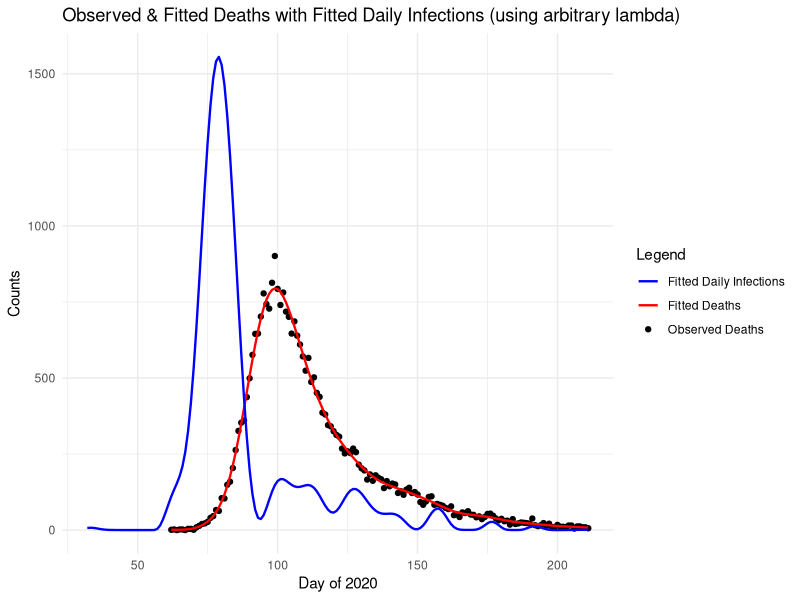
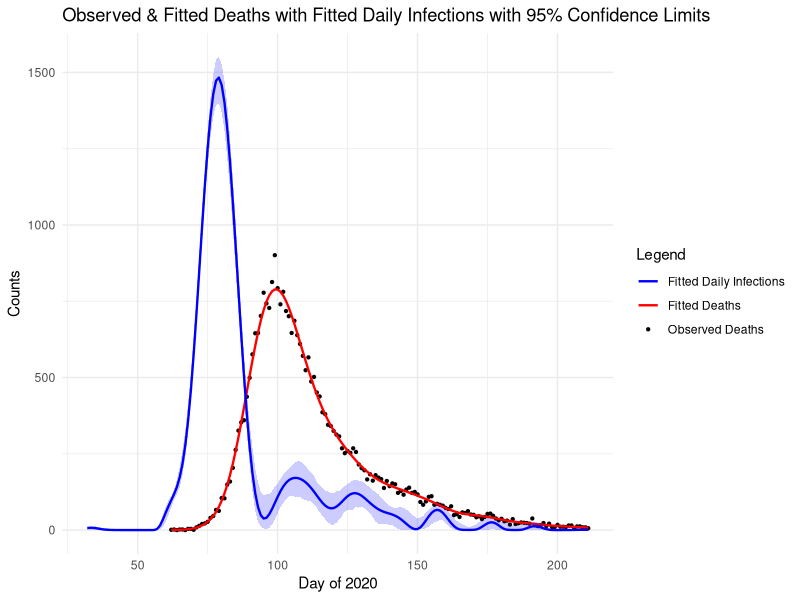

These charts were generated, in order, by the following R code:
# Jackson Cramer (s2274544), Maximillian McCourt (s2145762), Natalia Montalvo Cabornero (s1969053)

# Our group worked collaboratively on the development and optimisation of all exercises.
# Although tasks were divided among us, we maintained a balanced workload through 
# regular code reviews, debugging sessions, and problem-solving meetings.
# Jackson focused on the development of the log likelihood and gradient functions, the finite-difference test, and the creation of our plots.
# Max focused on building the function used to evaluate X_tilde, X, and S, as well as the creation of the 95% confidence interval through bootstrapping.
# Natalia focused on code optimisation, the calculation of an appropriate lambda using the BIC criterion, and code comments. 

# Link to github repo: https://github.com/mhmc0808/ESP_GroupWorks.git
# Note about github repo: Our group used the same repo for the other projects.
# The code for project 3 can be found in the GW3 folder, and is titled proj3.r

######### GENERAL DESCRIPTION #########

# This project implements a smooth deconvolution model to estimate daily COVID-19 
# infections from observed hospital death data in England during 2020. 
# The model reconstructs the infection trajectory by deconvolving death counts 
# using the probabilistic delay from infection to death.
# We model the daily infections as a smooth function of time using B-splines, 
# and fit the model by minimising a penalized negative log likelihood of a Poisson distribution. 
# This allows us to model the unobserved infections that led to the observed deaths.


# Import necessary libraries and read data
library(splines)
library(ggplot2)
data <- read.table("engcov.txt")

######### MODEL SETUP ##########

# evaluate_matrices() function constructs the following matrices and components 
# of the deconvolution model; 
#   X_tilde - B-spline basis matrix, 
#   X - Convolution matrix mapping infections to deaths via delay distribution, 
#   S - penalty matrix for smoothness regulatisation.
evaluate_matrices <- function(n, k = 80, edur = 3.151, sdur = 0.469, f_seq) {
  
  # Inputs:
  #   n - number of observed death days 
  #   k - number of B-spline basis functions
  #   edur - log(mean) time from infection to death
  #   sdur - log(standard deviation) time from infection to death
  #   f_seq - sequence of infection days
  
  # Penalty matrix for second-order differences
  S <- crossprod(diff(diag(k), diff=2))
  
  # Construct sequence of k+4 knots for B-splines
  # First, construct k-2 equally-spaced knots from lower to upper bound of f_seq
  middle_seq <- seq(f_seq[1], f_seq[length(f_seq)], length.out = k-2)
  # Then define step size of our knots
  step <- middle_seq[2] - middle_seq[1]
  # Use step size to extend sequence of knots
  knots <- c(
    seq(to = min(middle_seq) - step, by = step, length.out = 3), # 3 knots below
    middle_seq,                                                  # middle knots
    seq(from = max(middle_seq) + step, by = step, length.out = 3)# 3 knots above
  )
  
  # B-spline basis matrix for infection function f(t)
  X_tilde <- splineDesign(knots, f_seq)
  
  # Delay distribution from infection to death (pd)
  d <- 1:k
  pd <- dlnorm(d, edur, sdur)
  pd <- pd / sum(pd)      # normalise to sum to 1
  print(length(pd))
  m <- length(pd)         # number of delay days  
  r <- nrow(X_tilde)      # number of infection days
  
  # Build convolution weight matrix W
  W <- matrix(0, n, r)
  for (i in 1:n) {
    idxs <- (30 + i - (1:m))              # indices accounting for 30-day lag
    valid <- which(idxs > 0 & idxs <= r)  # restrict indices to valid range
    # Assign pd to valid infection days for i-th row
    W[i, idxs[valid]] <- pd[1:length(valid)] 
  }
  
  # Convolution matrix mapping infections to expected deaths
  X <- W %*% X_tilde
  
  return(list(X_tilde=X_tilde,S=S,X=X))
}

## --- Generate model matrices --- ##

# Define number of observed death days in our dataset
n <- length(data$date) 

# Lower and upper bounds of our days of infection
lb <- min(data$julian) - 30 # initialise 30 days before the first observed death
ub <- max(data$julian)
# Sequence of days of infection from defined lower to upper bound
f_seq <- seq(lb, ub, by=1)

# Construct model matrices 
model_matrices <- evaluate_matrices(n, f_seq=f_seq)

# Extract individual matrices
X <- model_matrices$X
X_tilde <- model_matrices$X_tilde
S <- model_matrices$S


######### PENALISED NEGATIVE LOG-LIKELIHOOD FUNCTIONS ##########

## --- Penalised Negative Log-Likelihood Function --- ##

# pnll() function finds the penalised negative log-likelihood for fitting a 
# Poisson deconvolution model, adding a smoothness penalty to prevent 
# overfitting. We transform gamma vector to exponential scale (beta) to enforce 
# positive coefficients for the B-spline basis functions.
pnll <- function(y, gamma, X, S, lambda) {
  
  # Inputs:
  #   y - vector of observed deaths
  #   gamma - vector of transformed parameters: beta = exp(gamma) to ensure 
  #           positive coefficients for the B-spline basis
  #   X - convolution matrix
  #   S - penalty matrix
  #   lambda - smoothing parameter
  
  B <- exp(gamma)               # transformation of coefficients
  mu <- X %*% B                 # expected deaths
  
  # Smoothing penalty term
  penalty <- 1/2*lambda * sum(B * (S %*% B))
  
  # Poisson log-likelihood 
  # (note log(y!) value dropped as it will not affect beta optimisation)
  ll_pois <- sum(y*log(mu) - mu)
  
  # Penalised negative log likelihood
  pnll <- -ll_pois + penalty
  return(pnll)
}


## --- Gradient of the Penalised Negative Log-Likelihood Function --- ##

# pnll_grad() function computes the gradient of the penalised negative 
# log-likelihood defined in our previous function pnll().
pnll_grad <- function(y, gamma, X, S, lambda){
  
  # Inputs:
  #   y - vector of observed deaths
  #   gamma - vector of transformed parameters: beta = exp(gamma) to ensure 
  #           positive coefficients for the B-spline basis
  #   X - convolution matrix
  #   S - penalty matrix
  #   lambda - smoothing parameter
  
  B <- exp(gamma)                     # transform to original scale
  mu <- X %*% B                       # expected deaths
  
  # Smoothness penalty gradient
  penalty_grad <- lambda * (S %*% B) * B  
  
  # Gradient of Poisson log-likelihood
  F_value <- diag(as.vector(y/mu - 1)) %*% X %*% diag(B)            
  ll_pois_grad <- colSums(F_value)
  
  # Gradient of penalised negative log-likelihood
  pnll_grad <- - ll_pois_grad + penalty_grad
  
  return(pnll_grad)
}


## --- Test functions using finite differences --- ##

# Extract data for y
y <- data$nhs
# Define arbitrary lambda and k
lambda <- 5e-5
k <- 80
# Initialise gamma as zero-vector
gamma <- rep(0,k)

# Initialise parameter vector as zero-vector
th0 <- gamma         
# Initialise vector to store finite-difference gradient estimates
fd <- numeric(length(th0))     

# Evaluate penalised negative log-likelihood at th0
pnll0 <- pnll(y = y, gamma = th0, X = X, S = S, lambda = lambda) 

# Small perturbation step for finite difference calculations
eps <- 1e-7                   

# Loop over parameters of th0
for (i in 1:length(th0)){ 
  # Define th1 as th0 but with perturbation of eps for i-th parameter 
  th1 <- th0; th1[i] <- th1[i] + eps
  # Compute pnll for perturbed th1
  pnll1 <- pnll(y = y, gamma = th1, X = X, S = S, lambda = lambda)
  # Finite-difference approximation with respect to parameter i 
  fd[i] <- (pnll1 - pnll0) / eps
}

# Find analytic gradient at th0 
grad_test <- pnll_grad(y = y, gamma = th0, X = X, S = S, lambda = lambda)

# Maximum absolute difference (across all parameters) between analytic gradient 
# and finite difference gradient approximation 
max_diff <- max(abs(grad_test-fd)) 
print(paste("Maximum gradient difference:", round(max_diff,8)))


######### INITIAL MODEL FITTING ##########

# Fit model using BFGS method with initial lambda for sanity check.
# This provides a preliminary fit using pnll() and pnll_grad() function to 
# verify the model is working correctly before proceeding with smoothing 
# parameter selection (using pre-defined y, X, S variables).
fit <- optim(par = gamma, fn = pnll, gr = pnll_grad,
             y = y, X = X, S = S, lambda = lambda, method = "BFGS", 
             control=list(maxit=1000, reltol=1e-8)) # ensure convergence

# Extract estimated parameters after optimisation
gamma_hat <- fit$par
B_hat <- exp(gamma_hat) # transform to original beta scale

# Compute fitted deaths and fitted infections using estimated beta vector
fitted_deaths <- as.vector(X %*% B_hat)
fitted_infections <- as.vector(X_tilde %*% B_hat)

# Compare with actual data of daily deaths
true_deaths <- data$nhs       
day_of_2020 <- data$julian    

# Comparison plot: observed vs fitted deaths
initial_plot <- ggplot() +
  # True deaths
  geom_point(aes(x = day_of_2020, y = true_deaths, color = "Observed Deaths")) +
  # Fitted deaths and infections
  geom_line(aes(x = day_of_2020, y = fitted_deaths, color = "Fitted Deaths"), linewidth = 0.8) +
  geom_line(aes(x = f_seq, y = fitted_infections, color = "Fitted Daily Infections"), linewidth = 0.8) +
  labs( # label axes and title
    x = "Day of 2020",
    y = "Counts",
    color = "Legend",
    title = "Observed & Fitted Deaths with Fitted Daily Infections (using arbitrary lambda)"
  ) +
  scale_color_manual( # manually assign colors
    values = c(
      "Observed Deaths" = "black",
      "Fitted Deaths" = "red",
      "Fitted Daily Infections" = "blue"
    )
  ) +
  theme_minimal()

initial_plot # display initial plot


######### SMOOTHING PARAMETER SELECTION ##########

# number of observations in dataset
n <- length(y)                  

## --- Poisson Log-Likelihood Function --- ##

# ll() function computes the log-likelihood for fitting our Poisson 
# deconvolution model, given our observed data and estimated beta vector. 
ll <- function(y, beta_hat, X) {
  
  # Inputs:
  #   y - vector of observed death counts
  #   beta_hat - vector of estimated B-spline coefficients
  #   X - convolution design matrix
  
  # Expected deaths under current parameters
  mu <- X %*% beta_hat
  
  # Poisson log likelihood 
  ll_pois <- sum(y*log(mu) - mu - lgamma(y+1))
  return(ll_pois)
}

## --- Grid search for optimal smoothing parameter based on minimised BIC --- ##

# Define grid of smoothing parameter values (transformed to original scale)
lambda_seq <- exp(seq(-13,-7,length=50))

# Initialise vector to store BIC values
BIC <- numeric(length(lambda_seq))
# Initialise empty matrix to store fitted gamma parameters
gammas <- matrix(NA, nrow = length(lambda_seq), ncol=80)

# Grid search over lambda values to find optimal smoothing parameter
for (i in seq_along(lambda_seq)){                                             

  lambda <- lambda_seq[i] # current smoothing parameter
  
  # Fit penalised Poisson model with current lambda using BFGS optimisation
  # using previously fitted gamma_hat parameters
  fit <- optim(par = gamma_hat, fn = pnll, gr = pnll_grad,
               y = y, X = X, S = S, lambda = lambda, method = "BFGS", 
               control=list(maxit=1000, reltol=1e-8)) # ensure convergence 
  
  # Extract estimated parameters and convert to original scale
  gamma_i <- fit$par
  gammas[i,] <- gamma_i
  beta_par <- exp(gamma_i)
  # Find fitted mu parameter
  mu_hat <- as.vector(X %*% beta_par)
  
  # Compute weight vector for Hessian calculation
  w <- as.vector(y/(mu_hat^2))
  
  # Compute Hessian matrices:
  H0 <- crossprod(X * sqrt(w)) # Log-Likelihood Hessian, without penalty
  H_lambda <- H0 + lambda * S # Penalised Hessian, with smoothing parameter
  
  # Compute Effective Degrees of Freedom (EDF)
  R <- chol(H_lambda)
  H_invH0 <- backsolve(R, backsolve(R, H0, transpose = TRUE))
  EDF <- sum(diag(H_invH0))
  
  # Bayesian Information Criterion (BIC) calculation
  BIC[i] <- -2*ll(y, beta_par, X) + log(n)*EDF
}

# Identify optimal lambda and corresponding fitted gamma that minimise BIC
BIC_min <- min(BIC)
lambda_bic <- lambda_seq[which(BIC==BIC_min)]
gamma_bic <- gammas[which(BIC==BIC_min),]


######### BOOTSTRAP UNCERTAINTY QUANTIFICATION #########
# For bootstrap resamples, each observation contributes proportionally to the
# weights of the pnll and its gradient, so we need to modify both

## --- Weighted Penalised Negative Log-Likelihood Function --- ##

# pnll_w() function finds the weighted version of previously defined pnll() 
# function for non-parametric bootstrapping. 
pnll_w <- function(y, gamma, X, S, lambda, w) {
  
  # Inputs:
  #   y - vector of observed deaths
  #   gamma - vector of transformed parameters: beta = exp(gamma) to ensure 
  #           positive coefficients for the B-spline basis functions
  #   X - convolution matrix
  #   S - penalty matrix
  #   lambda - smoothing parameter
  #   w - vector of bootstrap weights 
  
  B <- exp(gamma)               # transform to original scale
  mu <- X %*% B                 # expected deaths
  
  # Smoothing penalty term
  penalty <- 1/2*lambda* sum(B*(S %*% B))   
  
  # Weighted Poisson log-likelihood
  # (note log(y!) value dropped as it will not affect beta optimisation)
  ll_pois <- sum(w * (y*log(mu) - mu))
  
  # Penalised negative log-likelihood with weights
  pnll <- -ll_pois + penalty
  return(pnll)
}

## --- Gradient of Weighted Penalised Negative Log-Likelihood Function --- ##

# pnll_grad_w() function finds the weighted version of previously defined 
# pnll_grad() function for non-parametric bootstrapping.
pnll_grad_w <- function(y, gamma, X, S, lambda, w){
  
  # Inputs:
  #   y - vector of observed deaths
  #   gamma - vector of transformed parameters: beta = exp(gamma) to ensure 
  #           positive coefficients for the B-spline basis functions
  #   X - convolution matrix
  #   S - penalty matrix
  #   lambda - smoothing parameter
  #   w - vector of bootstrap weights 
  
  B <- exp(gamma)               # transform to original scale
  mu <- X %*% B                 # expected deaths
  
  # Smoothing penalty gradient 
  penalty_grad <- lambda * (S %*% B) * B
  
  # Gradient of the weighted log-likelihood
  F_value <- diag(as.vector(w * (y/mu - 1))) %*% X %*% diag(B) 
  ll_pois_grad <- colSums(F_value)

  # Gradient of penalised negative log-likelihood
  pnll_grad <- -ll_pois_grad + penalty_grad
  return(pnll_grad)
}

## --- Bootstrap resampling and refitting --- ##

# Number of bootstrap replicates for uncertainty estimation
n_bootstrap <- 200

# Initialise empty matrix to store bootstrap replicates
#   Each column represents a different bootstrap sample
#   Each row represents f(t) value for day t
f_hat_boot <- matrix(0, nrow = nrow(X_tilde), ncol = n_bootstrap)

# Perform bootstrapping 
for (b in 1:n_bootstrap) {
  
  # Generate non-parametric bootstrap weights 
  wb <- tabulate(sample(n, replace = TRUE), n)
  
  # Fit penalised model using bootstrap weights via BFGS method, using optimised 
  # lambda and gamma parameters (that previously produced minimised BIC).
  fit_b <- optim(par = gamma_bic, fn = pnll_w, gr = pnll_grad_w,       
                 y = y, X = X, S = S, lambda = lambda_bic, method = "BFGS", 
                 w = wb,                                # bootstrap weights
                 control=list(maxit=1000, reltol=1e-8)) # ensure convergence              
  
  # Extract fitted parameters and transform to original scale
  B_b <- exp(fit_b$par) 
  
  # Compute estimated daily infection for this bootstrap sample
  f_hat_boot[, b] <- X_tilde %*% B_b
}


######### FINAL VISUALISATION AND RESULTS #########

## --- Summary statistics from the bootstrap distribution --- ##

# 95% Confidence intervals from bootstrap samples (2.5% and 97.5% quantiles)
f_hat_int <- apply(f_hat_boot, 1, quantile, probs = c(0.025, 0.975)) 

# Transform gamma vector with minimised BIC to original scale
B_bic_hat <- exp(gamma_bic)   

# Re-calculate fitted deaths and fitted infections using optimised beta vector
fitted_deaths_optimised <- as.vector(X %*% B_bic_hat)                                         
fitted_infections_optimised <- as.vector(X_tilde %*% B_bic_hat)

## --- Final plot --- ##

# Plots observed daily death data alongside fitted deaths and fitted 
# infection curve from model with optimised beta vector
final_plot <- ggplot() +
  # True deaths
  geom_point(aes(x = day_of_2020, y = true_deaths, color = "Observed Deaths"), size = 0.8) +
  # Fitted deaths
  geom_line(aes(x = day_of_2020, y = fitted_deaths_optimised, color = "Fitted Deaths"), linewidth = 0.8) +
  # Daily infection rate with 95% CI
  geom_ribbon(aes(x = f_seq, ymin = f_hat_int[1,], ymax = f_hat_int[2,]), fill = "blue", alpha = 0.2) +
  geom_line(aes(x = f_seq, y = fitted_infections_optimised, color = "Fitted Daily Infections"), linewidth = 0.8) +
  labs( # label axes and title
    x = "Day of 2020",
    y = "Counts",
    color = "Legend",
    title = "Observed & Fitted Deaths with Fitted Daily Infections with 95% Confidence Limits"
  ) +
  scale_color_manual( # manually assign colors
    values = c(
      "Observed Deaths" = "black",
      "Fitted Deaths" = "red",
      "Fitted Daily Infections" = "blue"
    )
  ) +
  theme_minimal()

final_plot  # display final plot
